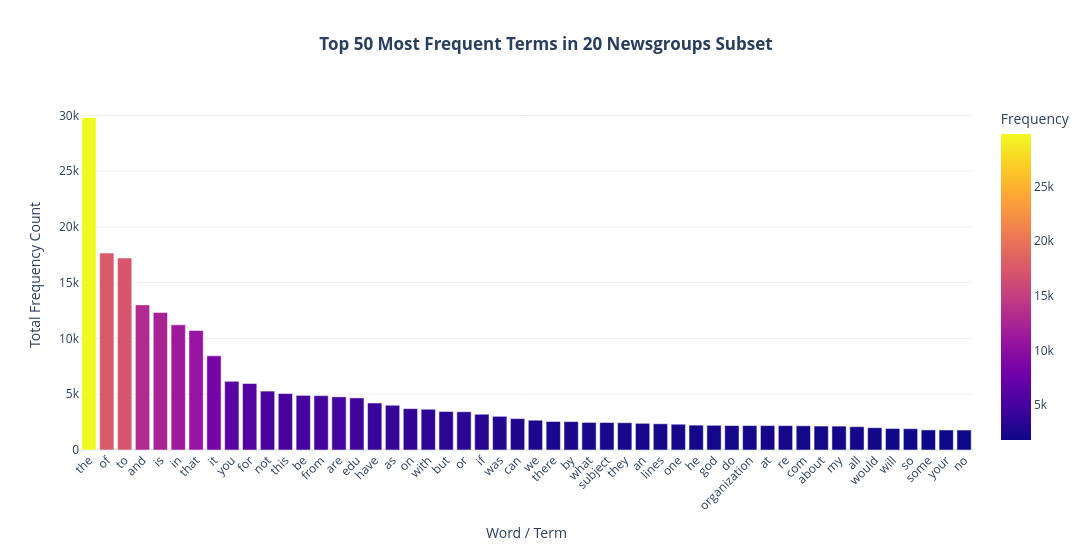

The notebook cell saved with this chart:
### Markdown cell above
### >>> **Exercise 12 (take home):**
If you want a nicer interactive visualization here, I would encourage you try to install and use plotly to achieve this.

### Code cell
import pandas as pd
import numpy as np
import plotly.express as px

# === Step 1. Compute term frequencies from the document-term matrix ===
term_frequencies = np.asarray(X_counts.sum(axis=0))[0]
terms = count_vect.get_feature_names_out()

# === Step 2. Build a tidy dataframe ===
term_df = (
    pd.DataFrame({"Term": terms, "Frequency": term_frequencies})
    .sort_values(by="Frequency", ascending=False)
    .reset_index(drop=True)
)

# === Step 3. Create an interactive Plotly bar chart ===
fig = px.bar(
    term_df.head(50),                     # show top 50 most frequent words
    x="Term",
    y="Frequency",
    color="Frequency",
    color_continuous_scale="Plasma",      # beautiful purple–yellow gradient
    title="<b>Top 50 Most Frequent Terms in 20 Newsgroups Subset</b>",
    hover_data={"Frequency": ":,"},       # show formatted counts on hover
)

# === Step 4. Style and layout enhancements ===
fig.update_layout(
    template="plotly_white",
    xaxis_title="Word / Term",
    yaxis_title="Total Frequency Count",
    xaxis_tickangle=-45,
    title_x=0.5,                          # center the title
    font=dict(size=12),
    width=1100,
    height=550,
)

# === Step 5. Display the chart ===
fig.show()

### Figure 1 — Plotly figure (JSON) as saved in the notebook; plotly's stock layout.template omitted (floating-point values rounded to 4 significant figures)
{"data": [{"hovertemplate": "Term=%{x}<br>Frequency=%{marker.color:,}<extra></extra>", "legendgroup": "", "marker": {"color": [29825, 17660, 17222, 13017, 12343, 11226, 10723, 8447, 6157, 5962, 5285, 5063, 4898, 4877, 4769, 4675, 4218, 4015, 3709, 3655, 3453, 3432, 3208, 3020, 2818, 2674, 2556, 2548, 2472, 2464, 2448, 2393, 2353, 2312, 2232, 2216, 2193, 2192, 2191, 2186, 2172, 2148, 2143, 2093, 2000, 1925, 1912, 1802, 1793, 1791], "coloraxis": "coloraxis", "pattern": {"shape": ""}}, "name": "", "orientation": "v", "showlegend": false, "textposition": "auto", "type": "bar", "x": ["the", "of", "to", "and", "is", "in", "that", "it", "you", "for", "not", "this", "be", "from", "are", "edu", "have", "as", "on", "with", "but", "or", "if", "was", "can", "we", "there", "by", "what", "subject", "they", "an", "lines", "one", "he", "god", "do", "organization", "at", "re", "com", "about", "my", "all", "would", "will", "so", "some", "your", "no"], "xaxis": "x", "y": [29825, 17660, 17222, 13017, 12343, 11226, 10723, 8447, 6157, 5962, 5285, 5063, 4898, 4877, 4769, 4675, 4218, 4015, 3709, 3655, 3453, 3432, 3208, 3020, 2818, 2674, 2556, 2548, 2472, 2464, 2448, 2393, 2353, 2312, 2232, 2216, 2193, 2192, 2191, 2186, 2172, 2148, 2143, 2093, 2000, 1925, 1912, 1802, 1793, 1791], "yaxis": "y"}], "layout": {"barmode": "relative", "coloraxis": {"colorbar": {"title": {"text": "Frequency"}}, "colorscale": [[0, "#0d0887"], [0.1111, "#46039f"], [0.2222, "#7201a8"], [0.3333, "#9c179e"], [0.4444, "#bd3786"], [0.5556, "#d8576b"], [0.6667, "#ed7953"], [0.7778, "#fb9f3a"], [0.8889, "#fdca26"], [1, "#f0f921"]]}, "font": {"size": 12}, "height": 550, "legend": {"tracegroupgap": 0}, "title": {"text": "<b>Top 50 Most Frequent Terms in 20 Newsgroups Subset</b>", "x": 0.5}, "width": 1100, "xaxis": {"anchor": "y", "domain": [0, 1], "tickangle": -45, "title": {"text": "Word / Term"}}, "yaxis": {"anchor": "x", "domain": [0, 1], "title": {"text": "Total Frequency Count"}}}}
